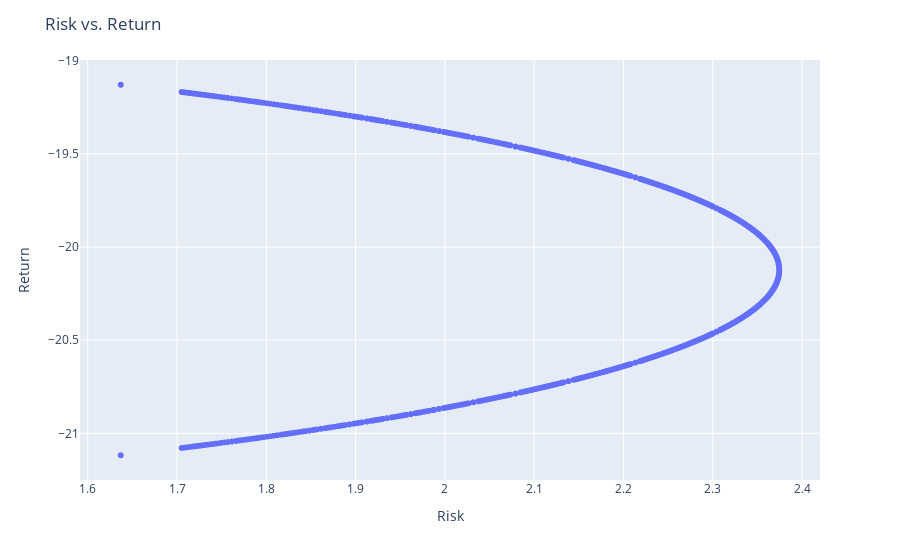

The code cell stored with this chart in its notebook:
### Code cell
fig = px.scatter(df, x='Risk', y='Return', text=df.index, hover_data=['Weights'])
# Update the layout if necessary
fig.update_layout(
    title='Risk vs. Return',
    xaxis_title='Risk',
    yaxis_title='Return',
    hovermode='closest'
)

# Show the figure
fig.show()

### Figure 1 — Plotly figure (JSON) as saved in the notebook; plotly's stock layout.template omitted (floating-point values rounded to 4 significant figures; data arrays with more than 128 entries replaced by an {"elided": "..."} marker saying what was removed)
{"data": [{"customdata": {"elided": "10000x1 str values"}, "hovertemplate": "Risk=%{x}<br>Return=%{y}<br>index=%{text}<br>Weights=%{customdata[0]}<extra></extra>", "legendgroup": "", "marker": {"color": "#636efa", "symbol": "circle"}, "mode": "markers+text", "name": "", "showlegend": false, "text": {"elided": "10000 int values"}, "type": "scattergl", "x": {"elided": "10000 float values"}, "xaxis": "x", "y": {"elided": "10000 float values"}, "yaxis": "y"}], "layout": {"hovermode": "closest", "legend": {"tracegroupgap": 0}, "margin": {"t": 60}, "title": {"text": "Risk vs. Return"}, "xaxis": {"anchor": "y", "domain": [0, 1], "title": {"text": "Risk"}}, "yaxis": {"anchor": "x", "domain": [0, 1], "title": {"text": "Return"}}}}
